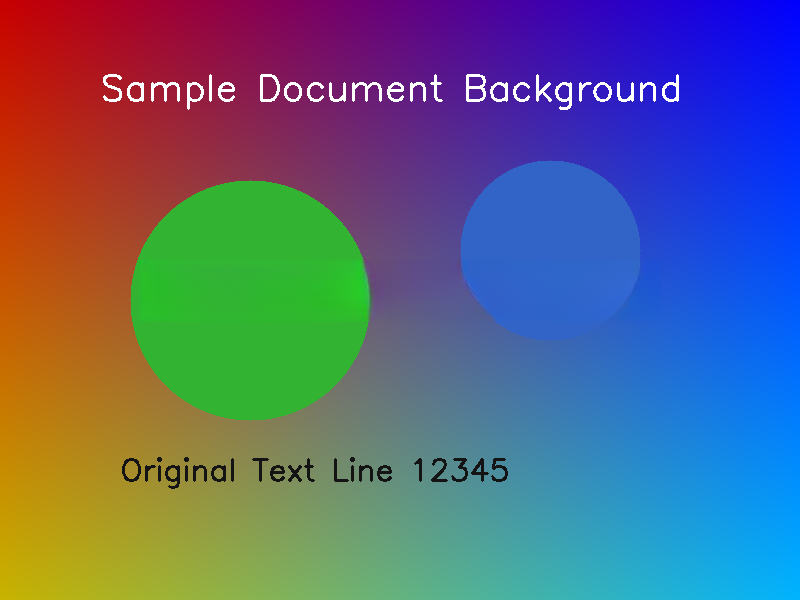
#> input picture tests_data/test_cleaned.png, 800 x 600 px; its folder holds only this picture in this run
$ python -i detector.py   (imports and definitions only)
#> lines starting #> are read from the running program, lines starting #| are printed output that depends on the picture; after the words box and inside, x2 and y2 are one past the last pixel; in counts of white or black regions, pixels touching at a corner belong together
"""
Watermark Auto-Detection Engine
Detects watermarks using:
1. RapidOCR for rotated/diagonal text, stamps, copyright lines, and signatures.
2. Multi-scale High-Pass / Morphological Gradient filtering for faint/translucent logos and lines.
3. Connected Component Analysis with spatial heuristics.
4. AI Corner Sparkles & Star Logo Detector (Google Gemini / Imagen / SynthID).
5. Letterbox black bars & dark container overlay badges.
6. Translucent repeating grid & stock photography watermark detector.
"""

import cv2
import numpy as np
from typing import List, Dict, Tuple, Any, Optional

# Lazy-loaded RapidOCR instance to optimize startup time
_ocr_engine = None

def get_ocr_engine():
    global _ocr_engine
    if _ocr_engine is None:
        try:
            from rapidocr_onnxruntime import RapidOCR
            _ocr_engine = RapidOCR()
        except Exception as e:
            print(f"Warning: RapidOCR could not be initialized: {e}")
            _ocr_engine = False
    return _ocr_engine if _ocr_engine is not False else None


STRICT_WATERMARK_KEYWORDS = [
    "watermark", "shutterstock", "getty", "istock", "alamy", "adobe stock",
    "confidential", "draft", "do not copy", "all rights reserved",
    "copyright", "(c)", "©", "synthid", "imagen", "mark jacob", "jane doe", "zoner"
]

WATERMARK_KEYWORDS = STRICT_WATERMARK_KEYWORDS + [
    "preview", "sample", "copy", "proof", "stock",
    "letterbox", "black bar", "epiq", "container", "presentation",
    "photographer", "photography", "photo", "shot on",
    "camera", "shot with", "nikon", "canon", "sony", "fujifilm", "hasselblad", "leica"
]


# [18 lines left out: function _is_white_paper_body_text, not called in this run]


def detect_text_watermarks(img: np.ndarray, sensitivity: float = 0.5) -> Tuple[np.ndarray, List[Dict[str, Any]]]:
    """
    Detect text-based watermarks using RapidOCR.
    Handles rotated, diagonal, and horizontal text.
    Strictly distinguishes watermarks from genuine scene signage and white-paper PDF body text.
    """
    h, w = img.shape[:2]
    mask = np.zeros((h, w), dtype=np.uint8)
    ocr = get_ocr_engine()
    results = []

    if ocr is None:
        return mask, results

    try:
        ocr_res, _ = ocr(img)
        if not ocr_res:
            return mask, results

        gray = cv2.cvtColor(img, cv2.COLOR_BGR2GRAY) if len(img.shape) == 3 else img

        # Pre-filter normal white-paper document paragraphs before counting repeating words
        filtered_items = []
        for item in ocr_res:
            pts, text, score = item[0], item[1], float(item[2])
            pts_np = np.array(pts, dtype=np.int32)
            bx, by, bw, bh = cv2.boundingRect(pts_np)
            dx = float(pts_np[1][0] - pts_np[0][0])
            dy = float(pts_np[1][1] - pts_np[0][1])
            angle = float(np.degrees(np.arctan2(dy, dx)))
            text_lower = text.lower()
            if _is_white_paper_body_text(gray, bx, by, bw, bh, angle, text_lower):
                continue
            filtered_items.append((pts_np, bx, by, bw, bh, angle, text, text_lower, score))

        # Count occurrences of words among non-body-text items to detect repeating watermark grids
        word_counts = {}
        for _, _, _, _, _, _, _, text_lower, _ in filtered_items:
            for token in text_lower.split():
                clean_tok = "".join(ch for ch in token if ch.isalnum())
                if len(clean_tok) >= 3:
                    word_counts[clean_tok] = word_counts.get(clean_tok, 0) + 1

        for pts_np, bx, by, bw, bh, angle, text, text_lower, score in filtered_items:
            min_score = max(0.18, 0.60 - (sensitivity * 0.40))
            if score >= min_score:
                is_kw = any(kw in text_lower for kw in WATERMARK_KEYWORDS)

                # Check if any token in this text repeats >= 2 times across the image (repeating grid)
                tokens = ["".join(ch for ch in t if ch.isalnum()) for t in text_lower.split()]
                is_repeating = any(word_counts.get(t, 0) >= 2 for t in tokens if len(t) >= 3)

                # Outer margin / corner placement (typical for watermarks, timestamps, signatures, corner logos)
                in_corner_margin = (by < h * 0.20) or ((by + bh) > h * 0.70) or (bx < w * 0.28) or ((bx + bw) > w * 0.70)

                # Center scene (where genuine highway signs, storefronts, billboards, and subjects appear)
                is_center_scene = (w * 0.22 <= bx <= w * 0.78) and (h * 0.18 <= by <= h * 0.70)

                should_include = False
                if is_center_scene:
                    if is_kw or is_repeating:
                        should_include = True
                else:
                    if is_kw or is_repeating or (in_corner_margin and score >= 0.35):
                        should_include = True

                if should_include:
                    cv2.fillPoly(mask, [pts_np], 255)
                    results.append({
                        "text": text,
                        "confidence": round(score, 3),
                        "polygon": pts_np.tolist(),
                        "bbox": (int(bx), int(by), int(bw), int(bh)),
                        "angle": round(angle, 1),
                        "is_keyword_match": is_kw
                    })
    except Exception as e:
        print(f"OCR detection error: {e}")

    return mask, results


def detect_ai_corner_sparkles(img: np.ndarray, sensitivity: float = 0.5) -> Tuple[np.ndarray, List[Dict[str, Any]]]:
    """
    Detects AI watermark sparkles and star logos (e.g. Google Gemini / Imagen / SynthID
    4-pointed diamond stars) placed in the bottom-right corner.
    Uses resolution-adaptive scale bounds, letterbox trimming, and luminance peak filtering.
    """
    h, w = img.shape[:2]
    mask = np.zeros((h, w), dtype=np.uint8)
    boxes = []

    y1 = int(h * 0.72)
    y2 = h
    gray_full = cv2.cvtColor(img, cv2.COLOR_BGR2GRAY) if len(img.shape) == 3 else img
    # Trim bottom dark letterbox rows so stars don't merge into letterbox contrast edge
    while y2 > y1 + 32:
        if float(np.mean(gray_full[y2 - 1, :])) < 48.0:
            y2 -= 1
        else:
            break
    x1 = int(w * 0.76)
    x2 = w
    corners = [("bottom_right", y1, y2, x1, x2)]

    min_dim = min(h, w)
    min_sz = max(12, int(min_dim * 0.015))
    max_sz = max(65, int(min_dim * 0.14))
    min_area = max(40, int(min_sz * min_sz * 0.25))
    max_area = int(max_sz * max_sz * 0.85)

    for corner_name, cy1, cy2, cx1, cx2 in corners:
        crop = img[cy1:cy2, cx1:cx2]
        ch, cw = crop.shape[:2]
        if ch < 30 or cw < 30:
            continue

        gray = cv2.cvtColor(crop, cv2.COLOR_BGR2GRAY)
        if float(np.median(gray)) > 235.0:
            continue

        k_sz = max(25, int(min_dim * 0.05) | 1)
        k = cv2.getStructuringElement(cv2.MORPH_RECT, (k_sz, k_sz))
        th = cv2.morphologyEx(gray, cv2.MORPH_TOPHAT, k)
        thresh_th_val = max(14, int(22 - sensitivity * 10))
        _, th_thresh = cv2.threshold(th, thresh_th_val, 255, cv2.THRESH_BINARY)
        _, th_sharp = cv2.threshold(th, max(24, thresh_th_val + 12), 255, cv2.THRESH_BINARY)

        # Difference-of-Gaussians isolates stars cleanly even on bright concrete/sidewalk bands
        bg_g = cv2.GaussianBlur(gray.astype(np.float32), (0, 0), max(12.0, min_dim * 0.015))
        dog = np.clip(gray.astype(np.float32) - bg_g, 0, 255).astype(np.uint8)
        _, dog_thresh = cv2.threshold(dog, max(14, thresh_th_val), 255, cv2.THRESH_BINARY)

        clean_th = cv2.morphologyEx(th_thresh, cv2.MORPH_OPEN, cv2.getStructuringElement(cv2.MORPH_ELLIPSE, (3, 3)))
        clean_th_sharp = cv2.morphologyEx(th_sharp, cv2.MORPH_OPEN, cv2.getStructuringElement(cv2.MORPH_ELLIPSE, (3, 3)))
        clean_dog = cv2.morphologyEx(dog_thresh, cv2.MORPH_OPEN, cv2.getStructuringElement(cv2.MORPH_ELLIPSE, (3, 3)))

        for m_cand in [clean_th, clean_th_sharp, clean_dog]:
            contours, _ = cv2.findContours(m_cand, cv2.RETR_EXTERNAL, cv2.CHAIN_APPROX_SIMPLE)
            for c in contours:
                area = cv2.contourArea(c)
                bx, by, bw, bh = cv2.boundingRect(c)
                aspect = bw / float(bh) if bh > 0 else 0
                fill = area / float(max(1, bw * bh))

                # 4-pointed diamond star: compact, near-square, moderate fill (~0.20-0.72), bright neutral peak
                if min_sz <= bw <= max_sz and min_sz <= bh <= max_sz and 0.72 <= aspect <= 1.38 and min_area <= area <= max_area and 0.20 <= fill <= 0.72:
                    sc = crop[by:by + bh, bx:bx + bw]
                    b_c, g_c, r_c = sc[:, :, 0], sc[:, :, 1], sc[:, :, 2]
                    color_diff = np.mean(np.abs(b_c.astype(int) - g_c.astype(int)) + np.abs(g_c.astype(int) - r_c.astype(int)))
                    max_bright = float(np.max(gray[by:by + bh, bx:bx + bw]))
                    if color_diff < 45 and max_bright >= 145.0:
                        gx = cx1 + bx
                        gy = cy1 + by
                        pad = max(5, int(min_dim * 0.005))
                        px = max(0, gx - pad)
                        py = max(0, gy - pad)
                        pw = min(w - px, bw + pad * 2)
                        ph = min(h - py, bh + pad * 2)
                        cv2.rectangle(mask, (px, py), (px + pw, py + ph), 255, -1)
                        boxes.append({
                            "x": int(px),
                            "y": int(py),
                            "width": int(pw),
                            "height": int(ph),
                            "type": "ai_sparkles",
                            "label": "AI Corner Sparkle"
                        })

    return mask, boxes


def detect_letterbox_overlays(img: np.ndarray) -> Tuple[np.ndarray, List[Dict[str, Any]]]:
    """
    Detects letterbox black bars and dark container aspect-ratio overlay badges/pills.
    """
    h, w = img.shape[:2]
    mask = np.zeros((h, w), dtype=np.uint8)
    boxes = []

    gray = cv2.cvtColor(img, cv2.COLOR_BGR2GRAY) if len(img.shape) == 3 else img
    row_means = np.mean(gray, axis=1)

    # 1. Top Letterbox Bar
    top_bar_h = 0
    for r in range(int(h * 0.15)):
        if row_means[r] < 35:
            top_bar_h = r + 1
        elif top_bar_h > 0:
            break
    if top_bar_h > 5:
        cv2.rectangle(mask, (0, 0), (w, top_bar_h + 6), 255, -1)
        boxes.append({
            "x": 0,
            "y": 0,
            "width": int(w),
            "height": int(top_bar_h + 6),
            "type": "letterbox_bar",
            "label": "Top Letterbox Bar"
        })

    # 2. Bottom Letterbox Bar
    bot_bar_h = 0
    for r in range(h - 1, int(h * 0.85), -1):
        if row_means[r] < 35:
            bot_bar_h = h - r
        elif bot_bar_h > 0:
            break
    if bot_bar_h > 5:
        cv2.rectangle(mask, (0, h - bot_bar_h - 6), (w, h), 255, -1)
        boxes.append({
            "x": 0,
            "y": int(h - bot_bar_h - 6),
            "width": int(w),
            "height": int(bot_bar_h + 6),
            "type": "letterbox_bar",
            "label": "Bottom Letterbox Bar"
        })

    # 3. Dark Rounded Container Badges / Pills (e.g. "EPIQ 1.89:1 container | 2.00:1 presentation")
    y_start = max(top_bar_h + 2, int(h * 0.01))
    y_end = int(h * 0.32)
    x_end = int(w * 0.58)
    if y_end > y_start + 16 and x_end > 60:
        roi = gray[y_start:y_end, 0:x_end]
        pill_bin = (roi < 95).astype(np.uint8) * 255
        pill_bin = cv2.morphologyEx(pill_bin, cv2.MORPH_CLOSE, cv2.getStructuringElement(cv2.MORPH_RECT, (7, 3)))
        contours, _ = cv2.findContours(pill_bin, cv2.RETR_EXTERNAL, cv2.CHAIN_APPROX_SIMPLE)
        for c in contours:
            bx, by, bw, bh = cv2.boundingRect(c)
            area = cv2.contourArea(c)
            aspect = bw / float(max(1, bh))
            fill = area / float(max(1, bw * bh))
            if bw >= max(60, int(w * 0.06)) and bw <= int(w * 0.52) and bh >= 16 and bh <= max(72, int(h * 0.08)) and aspect >= 2.2 and fill >= 0.55:
                px = max(0, bx - 8)
                py = max(0, y_start + by - 8)
                pw = min(w - px, bw + 16)
                ph = min(h - py, bh + 16)
                cv2.rectangle(mask, (px, py), (px + pw, py + ph), 255, -1)
                boxes.append({
                    "x": int(px),
                    "y": int(py),
                    "width": int(pw),
                    "height": int(ph),
                    "type": "container_badge",
                    "label": "Aspect Ratio Badge"
                })

    return mask, boxes


# [163 lines left out: functions detect_translucent_grid_watermarks, merge_bounding_boxes, not called in this run]


def _find_embedded_photo_regions(img: np.ndarray) -> List[Tuple[int, int, int, int]]:
    """
    On white-background PDF/document pages, locates embedded rectangular image regions
    (e.g. figures/screenshots) so corner stars and letterboxes inside figures are also detected.
    """
    h, w = img.shape[:2]
    gray = cv2.cvtColor(img, cv2.COLOR_BGR2GRAY) if len(img.shape) == 3 else img
    # Only run on white-margin document pages
    border_vals = np.concatenate([gray[:10, :].ravel(), gray[-10:, :].ravel(), gray[:, :10].ravel(), gray[:, -10:].ravel()])
    if np.median(border_vals) < 235:
        return []

    non_white = (gray < 238).astype(np.uint8) * 255
    # Close tiny gaps inside photos without merging separate paragraphs
    closed = cv2.morphologyEx(non_white, cv2.MORPH_CLOSE, cv2.getStructuringElement(cv2.MORPH_RECT, (9, 9)))
    contours, _ = cv2.findContours(closed, cv2.RETR_EXTERNAL, cv2.CHAIN_APPROX_SIMPLE)

    regions = []
    min_area = h * w * 0.04
    for c in contours:
        bx, by, bw, bh = cv2.boundingRect(c)
        if bw * bh >= min_area and bw >= w * 0.35 and bh >= h * 0.14:
            roi = gray[by:by + bh, bx:bx + bw]
            # Dense figure/photo has lower brightness and higher fill than sparse text tables
            fill_ratio = float(np.count_nonzero(roi < 235)) / float(roi.size)
            if fill_ratio > 0.72 and float(np.std(roi)) > 18.0:
                regions.append((bx, by, bw, bh))
    return regions


def auto_detect_watermark(
    img: np.ndarray,
    sensitivity: float = 0.5,
    dilate_pixels: int = 4,
    target_type: str = "all"
) -> Dict[str, Any]:
    """
    Combined auto-detector:
    Detects watermark regions as clean individual bounding boxes.
    Returns:
    - mask: binary mask image with filled boxes
    - boxes: list of bounding boxes with labels
    - detected_count: number of boxes found
    - recommended_mode: "auto" (LaMa) or "deblend" (Zero-blur inverse alpha)
    """
    h, w = img.shape[:2]
    candidate_boxes = []
    ocr_results = []
    has_translucent_grid = False

    # Scan embedded figures on white-paper PDF pages, or full image for regular photos
    embedded = _find_embedded_photo_regions(img)
    scan_regions = embedded if embedded else [(0, 0, w, h)]

    # 1. AI Corner Sparkles Detector (Google Gemini / Imagen / SynthID)
    if target_type in ("all", "ai_sparkles"):
        for rx, ry, rw, rh in scan_regions:
            sub = img[ry:ry + rh, rx:rx + rw]
            _, sparkle_boxes = detect_ai_corner_sparkles(sub, sensitivity=sensitivity)
            for b in sparkle_boxes:
                b["x"] += rx
                b["y"] += ry
                candidate_boxes.append(b)

    # 2. Letterbox & Banner Overlay Detector
    if target_type in ("all", "letterbox"):
        for rx, ry, rw, rh in scan_regions:
            sub = img[ry:ry + rh, rx:rx + rw]
            _, lb_boxes = detect_letterbox_overlays(sub)
            for b in lb_boxes:
                b["x"] += rx
                b["y"] += ry
                candidate_boxes.append(b)

    # 3. OCR and Text Watermarks
    diagonal_boxes = []
    if target_type in ("all", "text", "translucent_grid"):
        ocr_mask, ocr_results = detect_text_watermarks(img, sensitivity=sensitivity)
        for item in ocr_results:
            bx, by, bw, bh = item["bbox"]
            text_l = item["text"].lower()
            angle = item.get("angle", 0.0)
            poly = item.get("polygon")

            if any(k in text_l for k in ["epiq", "container", "presentation", "1.89:1", "2.00:1", "2.10:1", "2.17:1", "2.20:1"]):
                candidate_boxes.append({
                    "x": max(0, bx - 10),
                    "y": max(0, by - 8),
                    "width": min(w - bx + 10, bw + 20),
                    "height": min(h - by + 8, bh + 16),
                    "type": "container_badge",
                    "label": "Aspect Ratio Badge"
                })
            elif any(k in text_l for k in ["letterbox", "black bar"]):
                pass
            else:
                is_diagonal = abs(angle) > 10.0
                box_entry = {
                    "x": max(0, bx - 4),
                    "y": max(0, by - 4),
                    "width": min(w - bx + 4, bw + 8),
                    "height": min(h - by + 4, bh + 8),
                    "type": "watermark_text",
                    "label": f"Text: {item['text'][:18]}",
                    "angle": angle
                }
                if is_diagonal and poly:
                    box_entry["polygon"] = poly
                    diagonal_boxes.append(box_entry)
                else:
                    candidate_boxes.append(box_entry)
        if len(ocr_results) >= 4:
            has_translucent_grid = True

    # 4. Translucent Grid Emblems (only when requested, or if target_type == "all" and NO OCR text was found)
    if target_type == "translucent_grid" or (target_type == "all" and not ocr_results and has_translucent_grid):
        _, grid_boxes = detect_translucent_grid_watermarks(img, sensitivity=sensitivity)
        candidate_boxes.extend(grid_boxes)

    # 5. Merge nearby / overlapping horizontal boxes
    merged_boxes = merge_bounding_boxes(candidate_boxes, dist_thresh=10, img_width=w, img_height=h)

    # Combine merged horizontal boxes with tight diagonal polygon boxes
    final_boxes = merged_boxes + diagonal_boxes

    # 6. Create box-based mask: tight rotated polygons for diagonal text, boxes for others
    box_mask = np.zeros((h, w), dtype=np.uint8)
    for b in final_boxes:
        if b.get("polygon") and len(b["polygon"]) >= 3:
            pts_np = np.array(b["polygon"], dtype=np.int32)
            poly_single = np.zeros((h, w), dtype=np.uint8)
            cv2.fillPoly(poly_single, [pts_np], 255)
            k_poly = cv2.getStructuringElement(cv2.MORPH_ELLIPSE, (3, 3))
            poly_dilated = cv2.dilate(poly_single, k_poly, iterations=1)
            box_mask = cv2.bitwise_or(box_mask, poly_dilated)
        else:
            pad = max(2, dilate_pixels)
            x1 = max(0, b["x"] - pad)
            y1 = max(0, b["y"] - pad)
            x2 = min(w, b["x"] + b["width"] + pad)
            y2 = min(h, b["y"] + b["height"] + pad)
            cv2.rectangle(box_mask, (x1, y1), (x2, y2), 255, -1)

    has_lb = any(b.get("type") in ("letterbox_bar", "container_badge") for b in final_boxes)
    has_sp = any(b.get("type") == "ai_sparkles" for b in final_boxes)
    if has_translucent_grid:
        recommended_mode = "grid"
    elif has_lb and not has_sp:
        recommended_mode = "letterbox"
    elif has_sp and not has_lb:
        recommended_mode = "sparkles"
    else:
        recommended_mode = "auto"

    return {
        "mask": box_mask,
        "boxes": final_boxes,
        "ocr_items": ocr_results,
        "detected_count": len(final_boxes),
        "recommended_mode": recommended_mode
    }

>>> import cv2
>>> picture = cv2.imread('../../tests_data/test_cleaned.png')
#> picture is the input picture: shape (600, 800, 3); mean B, G, R 126.1, 100.6, 91.4
>>> result = auto_detect_watermark(picture)
#> in _find_embedded_photo_regions, `gray = cv2.cvtColor(img, cv2.COLOR_BGR2GRAY) if len(img.shape) == 3 el..`:
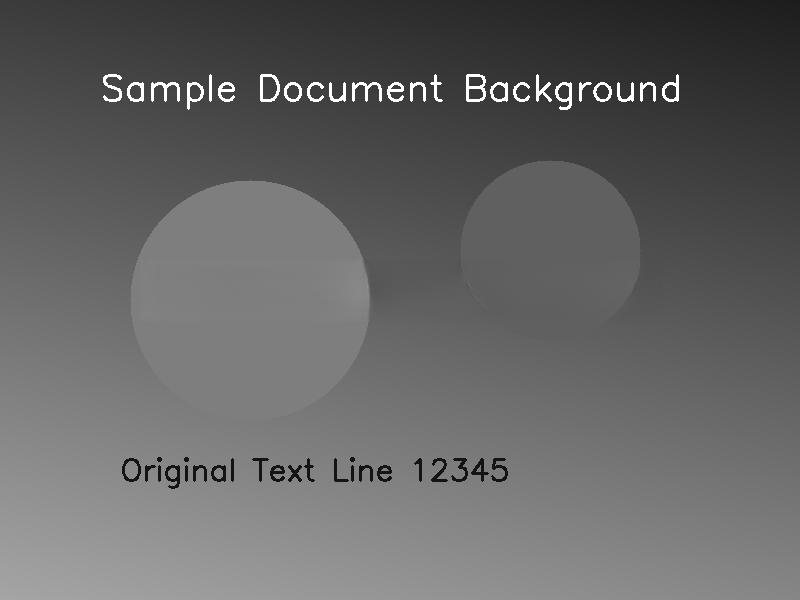
#> gray: shape (600, 800); min 20, max 255, mean 100.8
#> in auto_detect_watermark, `embedded = _find_embedded_photo_regions(img)`: embedded = []
#> in auto_detect_watermark, `scan_regions = embedded if embedded else [(0, 0, w, h)]`: scan_regions = [(0, 0, 800, 600)]
#> the loop in auto_detect_watermark, `for rx, ry, rw, rh in scan_regions:` made 1 pass
#> (rx, ry, rw, rh) on pass 1: (0, 0, 800, 600)
#> after the loop in auto_detect_watermark, `for rx, ry, rw, rh in scan_regions:`: candidate_boxes = []
#> the loop in auto_detect_watermark, `for rx, ry, rw, rh in scan_regions:` made 1 pass
#> (rx, ry, rw, rh) on pass 1: (0, 0, 800, 600)
#> pass 1, in detect_letterbox_overlays, `roi = gray[y_start:y_end, 0:x_end]`:
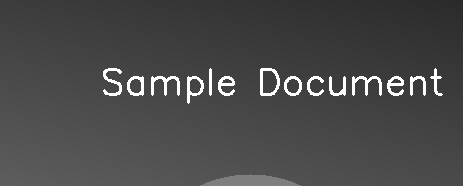
#> roi: shape (186, 463); min 42, max 255, mean 73.5
#> pass 1, in detect_letterbox_overlays, `pill_bin = (roi < 95).astype(np.uint8) * 255`:
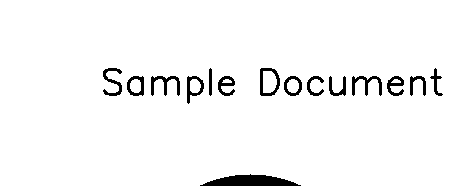
#> pill_bin: shape (186, 463); 96.3% white; 15 black regions, largest, box (x1, y1, x2, y2) and area: (200, 174, 301, 186) 788, (151, 76, 180, 96) 229, (352, 76, 382, 96) 227
#> pass 1, in detect_letterbox_overlays, `pill_bin = cv2.morphologyEx(pill_bin, cv2.MORPH_CLOSE, cv2.getStructur..`:
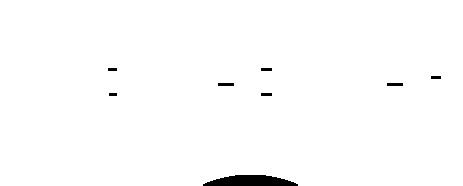
#> pill_bin: shape (186, 463); 98.8% white; 8 black regions, largest, box (x1, y1, x2, y2) and area: (203, 175, 298, 186) 781, (218, 83, 234, 86) 48, (387, 83, 403, 86) 48
#> (the run stopped early here; a loop or call above may not have finished)
